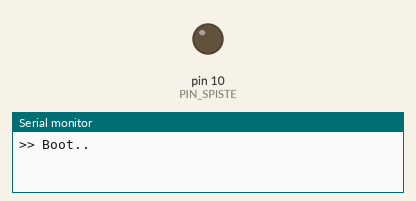
This sketch was run on a simulated Arduino Uno, built with avr-gcc and run on an emulated ATmega328P. Shown: output pins drawn as LEDs (lit = HIGH), the last lines printed to the serial monitor.

Above: at 0.1 s.
At 1.1 s:
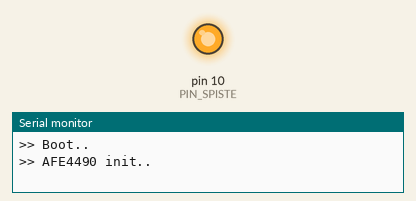
Timing chart, 0 to 2.6 s (numbered marks = the images above):
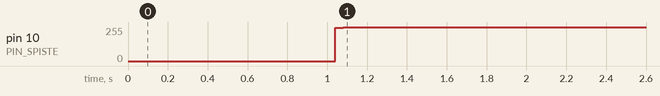

The sketch:

SpO2.ino
```cpp
#include <string.h>
#include <SPI.h>
#include "AFE4490_REGISTER.h"

#define PIN_MISO        12 //data out connect to PIN_MISO
#define PIN_MOSI        11 //data in connect to PIN_MOSI
#define PIN_SCLK        13 //butuh logic level converter
#define PIN_SPISTE      10 //butuh logic level converter

#define PIN_ADC_RDY     9
#define PIN_ADC_RESET   7

void        AFE4490_Write (uint8_t address, uint32_t data);
uint32_t    AFE4490_Read  (uint8_t address);
void        AFE4490_Init  ();

bool        flagDataReady     = false;
uint16_t    cnt   = 0;
uint32_t    data_RED;
uint32_t    data_IR;

void setup()
{
    Serial.begin(115200);
    Serial.println(">> Boot..");

    pinMode (PIN_MISO,      INPUT);
    pinMode (PIN_SPISTE,    OUTPUT);
    pinMode (PIN_SCLK,      OUTPUT);
    pinMode (PIN_MOSI,      OUTPUT);

    pinMode (PIN_ADC_RDY,   INPUT);
    pinMode (PIN_ADC_RESET, INPUT);

    SPI.begin();
    SPI.beginTransaction(SPISettings(4000000, MSBFIRST, SPI_MODE0));

    delay(1000);

    Serial.println(">> AFE4490 init..");
    AFE4490_Init();

    Serial.println(">> AttachInterrupt on DUE PIN 9..");
    attachInterrupt(9, setFlag, FALLING);

    Serial.println(">> Start #");
}

void setFlag()
{
    flagDataReady = true;
}

void loop()
{
  if (flagDataReady){
    getData();
    printData();
    flagDataReady = false;
  }
}

//.................................... Function .....................................//
void getData()
{
  static uint32_t temp_IR = 0;
  static uint32_t temp_RED = 0;
  if (cnt == 0){
    temp_IR   = AFE4490_Read(LED1ABSVAL);
    temp_RED  = AFE4490_Read(LED2ABSVAL);
    cnt = 1;
  }
  else if(cnt == 1){
    data_IR     = (temp_IR+AFE4490_Read(LED1ABSVAL))/2;
    data_RED    = (temp_RED+AFE4490_Read(LED2ABSVAL))/2;
    cnt = 2;
  }
}

void printData()
{
  if (cnt == 2){
    Serial.write('#');
    Serial.write('S');
    write4byte(data_RED);
    write4byte(data_IR);
    Serial.write('\n');
    cnt = 0;
  }
//    Serial.print(data_RED);
////    Serial.print(",");
//    Serial.print("\t");
//    Serial.println(data_IR);
}


void AFE4490_Write (uint8_t address, uint32_t data)
{
    // if (digitalRead (PIN_MISO) == LOW){
    //     Serial.println ("SOMI is not connected!!");
    // }
    digitalWrite (PIN_SPISTE, LOW);
    SPI.transfer (address);
    SPI.transfer ((data >> 16) & 0xFF);
    SPI.transfer ((data >>  8) & 0xFF);
    SPI.transfer (data & 0xFF);
    digitalWrite (PIN_SPISTE, HIGH);
}

uint32_t AFE4490_Read (uint8_t address)
{
    uint32_t data = 0;
    digitalWrite (PIN_SPISTE, LOW);
    SPI.transfer (address);
    data |= ( SPI.transfer (0) << 16 );
    data |= ( SPI.transfer (0) <<  8 );
    data |=   SPI.transfer (0);
    digitalWrite (PIN_SPISTE, HIGH);
    return data;
}

void AFE4490_Init()
{
    // According to Example Clock Edge Mapping to SPI Registers
    // AFE4490 datasheet December, 2012 Revised October 2014 Page.36
    // This configuration set PRF 500Hz and duty cycle 25%
    // The sysclk of AFE4490 = 4MHz;
    // PRF 500Hz = 8000 cycles
    // Note: ALED2 = Ambient LED2; LED2 = RED LED
    //       ALED1 = Ambient LED1; LED1 = IR LED
    // the pulse cycle start from: ALED2 > LED1  > ALED1 > LED2
    // the conversion start from:  LED2  > ALED2 > LED1  > ALED1
    AFE4490_Write(CONTROL0,      0);
    AFE4490_Write(CONTROL2,      0);
    AFE4490_Write(PRPCOUNT,      7999);

    // ADC Reset count cycle
    AFE4490_Write(ADCRSTCNT0,    0);
    AFE4490_Write(ADCRSTENDCT0,  3);
    AFE4490_Write(ADCRSTCNT1,    2000);
    AFE4490_Write(ADCRSTENDCT1,  2003);
    AFE4490_Write(ADCRSTCNT2,    4000);
    AFE4490_Write(ADCRSTENDCT2,  4003);
    AFE4490_Write(ADCRSTCNT3,    6000);
    AFE4490_Write(ADCRSTENDCT3,  6003);

    // ADC Conversion count cycle
    AFE4490_Write(LED2CONVST,    4);
    AFE4490_Write(LED2CONVEND,   1999);
    AFE4490_Write(ALED2CONVST,   2004);
    AFE4490_Write(ALED2CONVEND,  3999);
    AFE4490_Write(LED1CONVST,    4004);
    AFE4490_Write(LED1CONVEND,   5999);
    AFE4490_Write(ALED1CONVST,   6004);
    AFE4490_Write(ALED1CONVEND,  7999);

    // ALED2 sample count cycle
    AFE4490_Write(ALED2STC,      50);
    AFE4490_Write(ALED2ENDC,     1998);

    AFE4490_Write(LED1LEDSTC,    2000); // LED1 turn on
    AFE4490_Write(LED1STC,       2050); // LED1 sample
    AFE4490_Write(LED1ENDC,      3998); // LED1 stop sample
    AFE4490_Write(LED1LEDENDC,   3999); // LED1 turn off

    // ALED1 sample count cycle
    AFE4490_Write(ALED1STC,      4050);
    AFE4490_Write(ALED1ENDC,     5998);

    AFE4490_Write(LED2LEDSTC,    6000); // LED2 turn on
    AFE4490_Write(LED2STC,       6050); // LED2 sample
    AFE4490_Write(LED2ENDC,      7998); // LED2 stop sample
    AFE4490_Write(LED2LEDENDC,   7999); // LED2 turn off

    AFE4490_Write(CONTROL1, CONTROL1_TIMEREN_SET | (CONTROL1_AVERAGE_MARK & 15));
    AFE4490_Write(TIAGAIN,       0);
    AFE4490_Write(TIA_AMB_GAIN,  0);
    AFE4490_Write(LEDCNTRL,      0x00013030); // LED Bightness config

    AFE4490_Write(CONTROL0, CONTROL0_SPI_READ); // switch to SPI_READ mode

    delay(1000);
}
void write4byte(uint32_t data){
  Serial.write((byte)(data>>24));
  Serial.write((byte)(data>>16));
  Serial.write((byte)(data>>8));
  Serial.write((byte)(data));
}

void write3byte(int32_t data) {
//  Serial.write((byte)(data));
  Serial.write((byte)(data >> 24));
  Serial.write((byte)(data >> 16));
  Serial.write((byte)(data >> 8));
}

void write2byte(int16_t data) {
  Serial.write((byte)(data >> 8));
  Serial.write((byte)(data));
}
```

AFE4490_REGISTER.c
```cpp
#include "AFE4490_REGISTER.h"
```

AFE4490_REGISTER.h
```cpp
#ifndef AFE4490_REGISTER_H
#define AFE4490_REGISTER_H


#define CONTROL0     0x00 // control register 0 D[23:4] = 0, D3 SW_RESET
#define CONTROL0_SW_RST      1 << 3 // software reset
#define CONTROL0_DIAG_EN     1 << 2 // diagnotic enable
#define CONTROL0_TIM_CNT_RST 1 << 1 // timer counter reset
#define CONTROL0_SPI_READ    1      // SPI Read (1 enable)
#define LED2STC      0x01 // sample LED2 start count
#define LED2ENDC     0x02 // sample LED2 end count
#define LED2LEDSTC   0x03 // LED2 LED start count (LED turn on)
#define LED2LEDENDC  0x04 // LED2 LED end count (LED turn off)
#define ALED2STC     0x05 // sample ambient LED2 start count
#define ALED2ENDC    0x06 // sample ambient LED2 end count
#define LED1STC      0x07 // sample LED1 start count
#define LED1ENDC     0x08 // sample LED1 end count
#define LED1LEDSTC   0x09 // LED1 LED start count (turn on)
#define LED1LEDENDC  0x0a // LED1 LED end count (turn off)
#define ALED1STC     0x0b // sample ambient LED1 start count
#define ALED1ENDC    0x0c // sample ambient LEF1 end count
#define LED2CONVST   0x0d // LED2 convert start count
#define LED2CONVEND  0x0e // LED2 convert end count
#define ALED2CONVST  0x0f // ambient LED2 convert start count
#define ALED2CONVEND 0x10 // ambient LED2 convert end count
#define LED1CONVST   0x11 // LED1 convert start count
#define LED1CONVEND  0x12 // LED1 convert end count
#define ALED1CONVST  0x13 // ambient LED2 convert start count
#define ALED1CONVEND 0x14 // ambient LED2 convert end count
#define ADCRSTCNT0   0x15 // ADC0 reset start count
#define ADCRSTENDCT0 0x16 // ADC0 reset end count
#define ADCRSTCNT1   0x17 // ADC1 reset start count
#define ADCRSTENDCT1 0x18 // ADC1 reset end count
#define ADCRSTCNT2   0x19 // ADC2 reset start count
#define ADCRSTENDCT2 0x1a // ADC2 reset end count
#define ADCRSTCNT3   0x1b // ADC3 reset start count
#define ADCRSTENDCT3 0x1c // ADC3 reset end count
#define PRPCOUNT     0x1d // Pulse Repetition Period count
#define CONTROL1     0x1e // Control register 1
#define CONTROL1_CLKALMPIN_SHIFT 9 // clock on ALM pins PD_ALM LED_ALM
#define CONTROL1_CLKALMPIN_ON_SAMPLE_PULSE    0 << 9
#define CONTROL1_CLKALMPIN_ON_LED_PULSE       1 << 9
#define CONTROL1_CLKALMPIN_ON_AMBIENT_PULSE   2 << 9
#define CONTROL1_CLKALMPIN_ON_CONVERT_PULSE   3 << 9
#define CONTROL1_CLKALMPIN_ON_AMBIENT_CONVERT 4 << 9
#define CONTROL1_TIMEREN_SET   0x000100 // timer enable
#define CONTROL1_AVERAGE_MARK  0x0000FF // Number of ADC average - 1
#define SPARE1       0x1f // Reserved
#define TIAGAIN      0x20 // Transimpedence Amp Gain LED1
#define TIA_AMB_GAIN 0x21 // Transimpedence Amp Gain LED2 and Ambient Cancellation
#define LEDCNTRL     0x22 // LED Control register
#define CONTROL2     0x23 // Control 2 register
#define CONTROL2_TX_REF_SHIFT 17       // Tx reference voltage 0 - 3
#define CONTROL2_RST_ON_PD_ALM   1 << 16 // reset clock onto PD_ALM pin
#define CONTROL2_EN_ADC_BYP      1 << 15 // enable ADC bypass
#define CONTROL2_TXBRGMOD        1 << 11 // enable tx bridge mode (push-pull)
#define CONTROL2_DIGOUT_TRISTATE 1 << 10 // enable digital 3-state mode
#define CONTROL2_XTALDIS         1 << 9  // use external 8MHz clock
#define CONTROL2_EN_SLOW_DIAG    1 << 8  // use slow mode diagnostic
#define CONTROL2_PDN_TX          1 << 2  // Tx is powered down
#define CONTROL2_PDN_RX          1 << 1  // Rx is powered down
#define CONTROL2_PDN_AFE         1       // AFE is powered down
#define SPARE2       0x24 // Reserved
#define SPARE3       0x25 // Reserved
#define SPARE4       0x26 // Reserved
#define RESERVED1    0x27 // Reserved
#define RESERVED2    0x28 // Reserver
#define ALARM        0x29 // Alarm register
#define ALARM_ALMPINCLKEN_SET 1 << 7 // enable Alarm pin clock
#define LED2VAL      0x2a // LED2 sample value
#define ALED2VAL     0x2b // Ambient LED2 value
#define LED1VAL      0x2c // LED1 sample value
#define ALED1VAL     0x2d // Ambient LED1 value
#define LED2ABSVAL   0x2e // (LED2 - Ambient) sample value
#define LED1ABSVAL   0x2f // (LED1 - Ambient) sample value
#define DIAG         0x30 // Diagnostic flag register
#define DIAG_PD_ALM   1 << 12 // power-down alarm status
#define DIAG_LED_ALM  1 << 11 // LED alarm
#define DIAG_LED1OPEN 1 << 10 // LED1 Open
#define DIAG_LED2OPEN 1 << 9  // LED2 Open
#define DIAG_LEDSC    1 << 8  // LED Short
#define DIAG_OUTPSHGND 1 << 7 // OUTP short to ground
#define DIAG_OUTNSHGND 1 << 6 // OUTN short to groud
#define DIAG_PDOC      1 << 5 // PD Open circuit
#define DIAG_PDSC      1 << 4 // PD Short circuit
#define DIAG_INNSCGND  1 << 3 // INN to GND
#define DIAG_INPSCGND  1 << 2 // INP to GND
#define DIAG_INNSCLED  1 << 1 // INN to LED
#define DIAG_INPSCLED  1      // INP to LED


#endif
```
